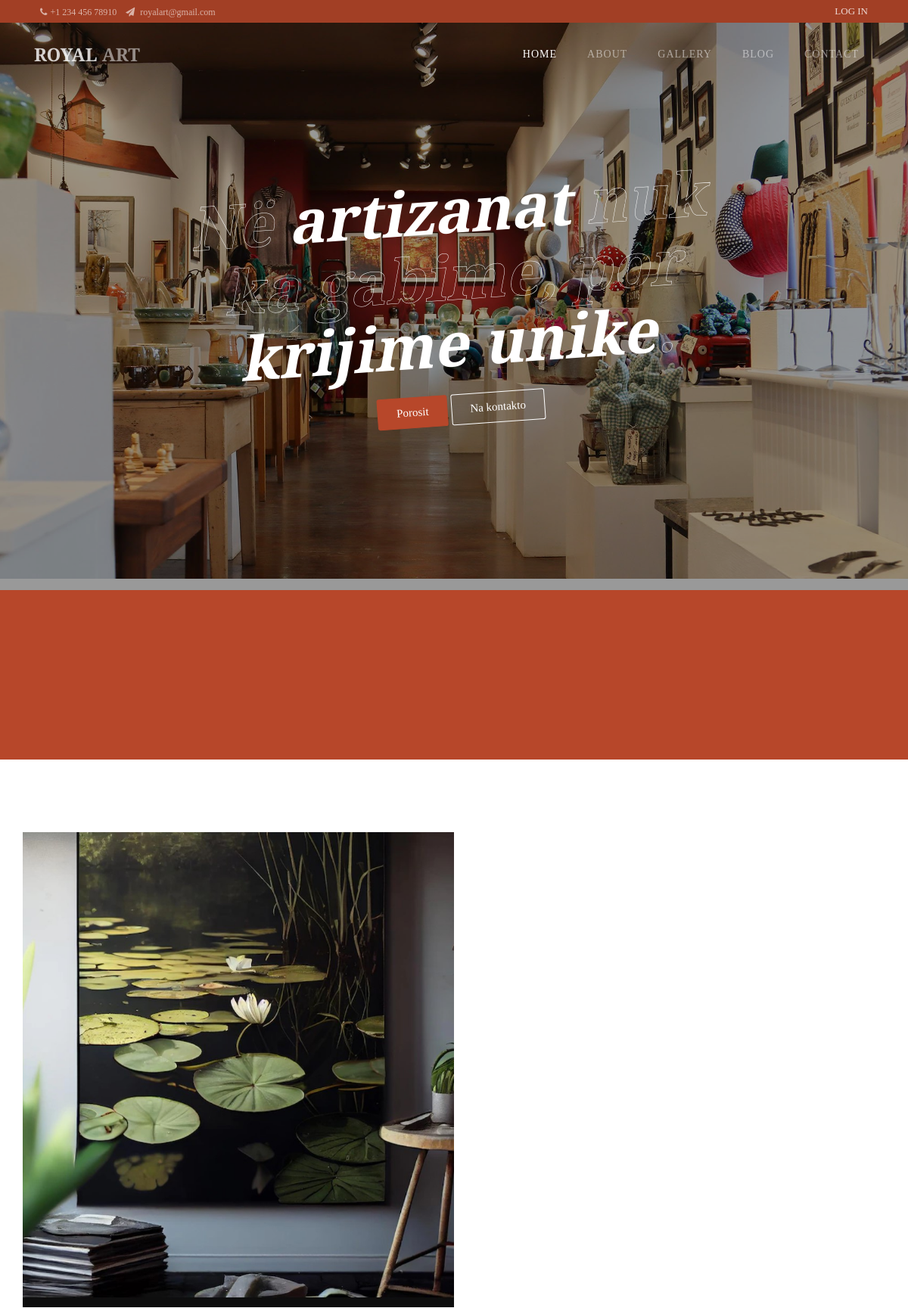
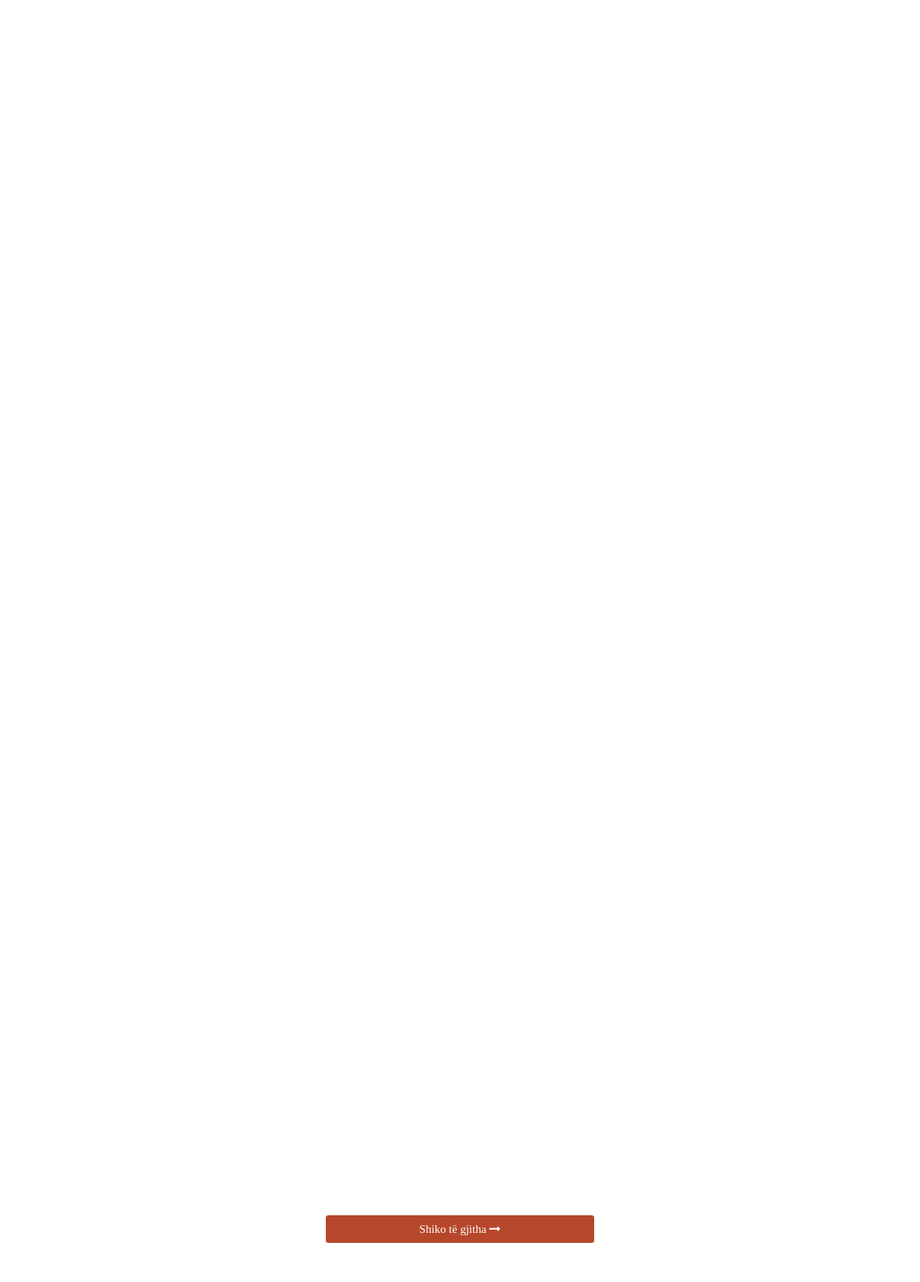
/ballinat/home/ (upper part), run on the app's committed database (2 pictures, top to bottom).
### ballinat/models.py (models this page shows, shortened)
class Contacts(models.Model):
    phone_number = models.CharField(max_length=300, null=True, blank=True)
    email = models.CharField(max_length=300, null=True, blank=True)
    map_link = models.TextField(validators=[URLValidator()], null=True, blank=True)
    address = models.CharField(max_length=300, null=True, blank=True)
    location = models.CharField(max_length=300, null=True, blank=True)
    message = models.CharField(max_length=300, null=True, blank=True)
    company_name = models.CharField(max_length=300, null=True, blank=True)
    company_type = models.CharField(max_length=300, null=True, blank=True)
    website = models.CharField(max_length=300, null=True, blank=True)
    active = models.IntegerField(choices=active_number_choices, null=True, blank=True)

class Slide(models.Model):
    image = models.ImageField(upload_to='slides_images/', blank=True, null=True)
    title = models.CharField(max_length=300, null=True, blank=True)
    title_part1 = models.CharField(max_length=20, null=True, blank=True)
    title_part2 = models.CharField(max_length=20, null=True, blank=True)
    title_part3 = models.CharField(max_length=20, null=True, blank=True)
    title_part4 = models.CharField(max_length=20, null=True, blank=True)
    type_of_page = models.IntegerField(choices=slide_choices, null=True, blank=True)
    active_in_footer = models.IntegerField(choices=active_footer, null=True, blank=True)
    active = models.IntegerField(choices=active_number_choices, null=True, blank=True)

class AboutUs(models.Model):
    title = models.CharField(max_length=300, null=True, blank=True)
    image = models.ImageField(upload_to='about_us_image/', blank=True, null=True)
    since = models.CharField(max_length=300, null=True, blank=True)
    yars_of_experience = models.CharField(max_length=10, null=True, blank=True)
    experience_sentecne = models.CharField(max_length=300, null=True, blank=True)
    active = models.IntegerField(choices=active_number_choices, null=True, blank=True)

### ballinat/views.py (the view)
# urls.py: path('home/', views.home, name="home"),
def home(request):
    contacts = Contacts.objects.all().values()
    medias = TypeOfSocialMedia.objects.all().values()
    slide = Slide.objects.filter(active=1)
    teknikat = Teknikat.objects.filter(active=1)
    about = AboutUs.objects.filter(active=1)
    paragraph = Paragraphs.objects.filter(about__active=1)
    afterslide = AfterSlides.objects.filter(active=1)
    punimet = Punim.objects.all().order_by('-date_created')[:8]
    mesazhet = MesazheNgaKlientet.objects.all().values()
    blogs = Blog.objects.all().order_by('-date_created')[:4]
    context = {
        "contacts": contacts,
        "medias": medias,
        'slide': slide,
        'teknikat': teknikat,
        'about': about,
        'paragraph': paragraph,
        'afterslide': afterslide,
        'punimet': punimet,
        'mesazhet':mesazhet,
        'blogs': blogs,
    }
    return render(request, "index.html", context)

### templates/index.html (shortened to what this page needs)
{% load static %}
{% load i18n static %}
<!DOCTYPE html>
<html lang="en">
  <head>
    <link rel="stylesheet" href="https://stackpath.bootstrapcdn.com/font-awesome/4.7.0/css/font-awesome.min.css">
    <link rel="stylesheet" href="{% static 'ballinat/css/animate.css' %}">
    <link rel="stylesheet" href="{% static 'ballinat/css/owl.carousel.min.css' %}">
    <link rel="stylesheet" href="{% static 'ballinat/css/owl.theme.default.min.css' %}">
    <link rel="stylesheet" href="{% static 'ballinat/css/magnific-popup.css' %}">
    <link rel="stylesheet" href="{% static 'ballinat/css/flaticon.css' %}">
    <link rel="stylesheet" href="{% static 'ballinat/css/style.css' %}">
  </head>
  <body>
  {% block header %}
  	<div class="wrap">
			<div class="container">
				<div class="row">
					<div class="col-md-6 d-flex align-items-center">
						<p class="mb-0 phone pl-md-2">
                            {% for contact in contacts %}
                                {% if contact.active == 1 %}
							<a href="#" class="mr-2"><span class="fa fa-phone mr-1"></span>{{ contact.phone_number }}</a>
							<a href="#"><span class="fa fa-paper-plane mr-1"></span> {{ contact.email }}</a>
                                {% endif %}
                            {% endfor %}
						</p>
					</div>
					<div class="col-md-6 d-flex justify-content-md-end">
						<div class="social-media mr-4">
			    		<p class="mb-0 d-flex">
			    		</p>
		        </div>
		        <div class="reg">
                     {% if request.user.is_authenticated == False %}
                        <p class="mb-0">
                            <a  class="mr-2" href="{% url 'admin:login' %}?next={% url 'admin:index' %}">Log in</a>
                        </p>
                    {% else%}
                        <p class="mb-0" >
                            You are logged in: <b>{{ request.user.username }}</b>
                            <a  class="mr-2" href="{% url 'admin:logout' %}?next={% url 'home' %}">/ Logout /</a>
                            <a  class="mr-2" href="{% url 'admin:index' %}" >Admin</a>
                        </p>
                    {% endif %}
		        </div>
					</div>
				</div>
			</div>
		</div>
	  <nav class="navbar navbar-expand-lg navbar-dark ftco_navbar bg-dark ftco-navbar-light" id="ftco-navbar">
	    <div class="container">
	      <a class="navbar-brand" href="{% url 'home' %}">ROYAL <span>ART</span></a>
	      <div class="collapse navbar-collapse" id="ftco-nav">
	        <ul class="navbar-nav ml-auto">
	          <li class="nav-item active"><a href="{% url 'home' %}" class="nav-link">Home</a></li>
	          <li class="nav-item"><a href="{% url 'about' %}" class="nav-link">About</a></li>
              <li class="nav-item"><a href="{% url 'gallery' %}" class="nav-link">Gallery</a></li>
	          <li class="nav-item"><a href="{% url 'blog' %}" class="nav-link">Blog</a></li>
	          <li class="nav-item"><a href="{% url 'contact' %}" class="nav-link">Contact</a></li>
	        </ul>
	      </div>
	    </div>
	  </nav>
  {% endblock %}
  {% block slide %}
  {% for slides in slide %}
   <div class="hero-wrap" style="background-image: url('{% if slides.image %} {{ slides.image.url }} {% endif %} ');" data-stellar-background-ratio="0.5">
      <div class="overlay"></div>
      <div class="container">
        <div class="row no-gutters slider-text align-items-center justify-content-center">
          <div class="col-md-8 ftco-animate d-flex align-items-end">
          	<div class="text w-100 text-center">
	            <h1 class="mb-4"> {{ slides.title_part1 }}<span> {{ slides.title_part2 }}</span> {{ slides.title_part3 }}<span> {{ slides.title_part4 }}</span>.</h1>
	            <p><a href="#" class="btn btn-primary py-2 px-4">Porosit</a> <a href="#" class="btn btn-white btn-outline-white py-2 px-4">Na kontakto</a></p>
            </div>
          </div>
        </div>
      </div>
   </div>
   {% endfor %}
    <section class="ftco-intro">
    	<div class="container">
    		<div class="row no-gutters">
                {% for slide in afterslide %}
    			<div class="col-md-4 d-flex">
    			</div>
                {% endfor %}
    		</div>
    	</div>
    </section>
  {% endblock %}
  {% block aboutus %}
    <section class="ftco-section ftco-no-pb">
            {% for abouts in about %}
			<div class="container">
                <div class="row">
                    <div class="col-md-6 img img-3 d-flex justify-content-center align-items-center" style="background-image: url('{% if abouts.image %} {{ abouts.image.url }} {% endif %}');">
					</div>
				</div>
			</div>
            {% endfor %}
		</section>
  {% endblock %}
  {% block technique %}
		<section class="ftco-section ftco-no-pb">
			<div class="container">
				<div class="row">
                    {% for teknik in teknikat %}
					<div class="col-lg-2 col-md-4 ">
					</div>
                    {% endfor %}
				</div>
			</div>
		</section>
  {% endblock %}
  {% block gallery %}
		<section class="ftco-section">
			<div class="container">
				<div class="row justify-content-center pb-5">
        </div>
				<div class="row">
                    {%  for punim in punimet %}
					<div class="col-md-3 d-flex">
					</div>
                   {% endfor %}
				</div>
				<div class="row justify-content-center">
					<div class="col-md-4">
						<a href="{% url 'gallery' %}" class="btn btn-primary d-block">Shiko të gjitha <span class="fa fa-long-arrow-right"></span></a>
					</div>
				</div>
			</div>
		</section>
  {% endblock %}
  </body>
</html>

### data on the page
Contacts: phone_number "+1 234 456 78910", email "royalart@gmail.com"
Slide: image (picture), title_part2 "artizanat", title_part4 "krijime unike"
AboutUs: image (picture)
